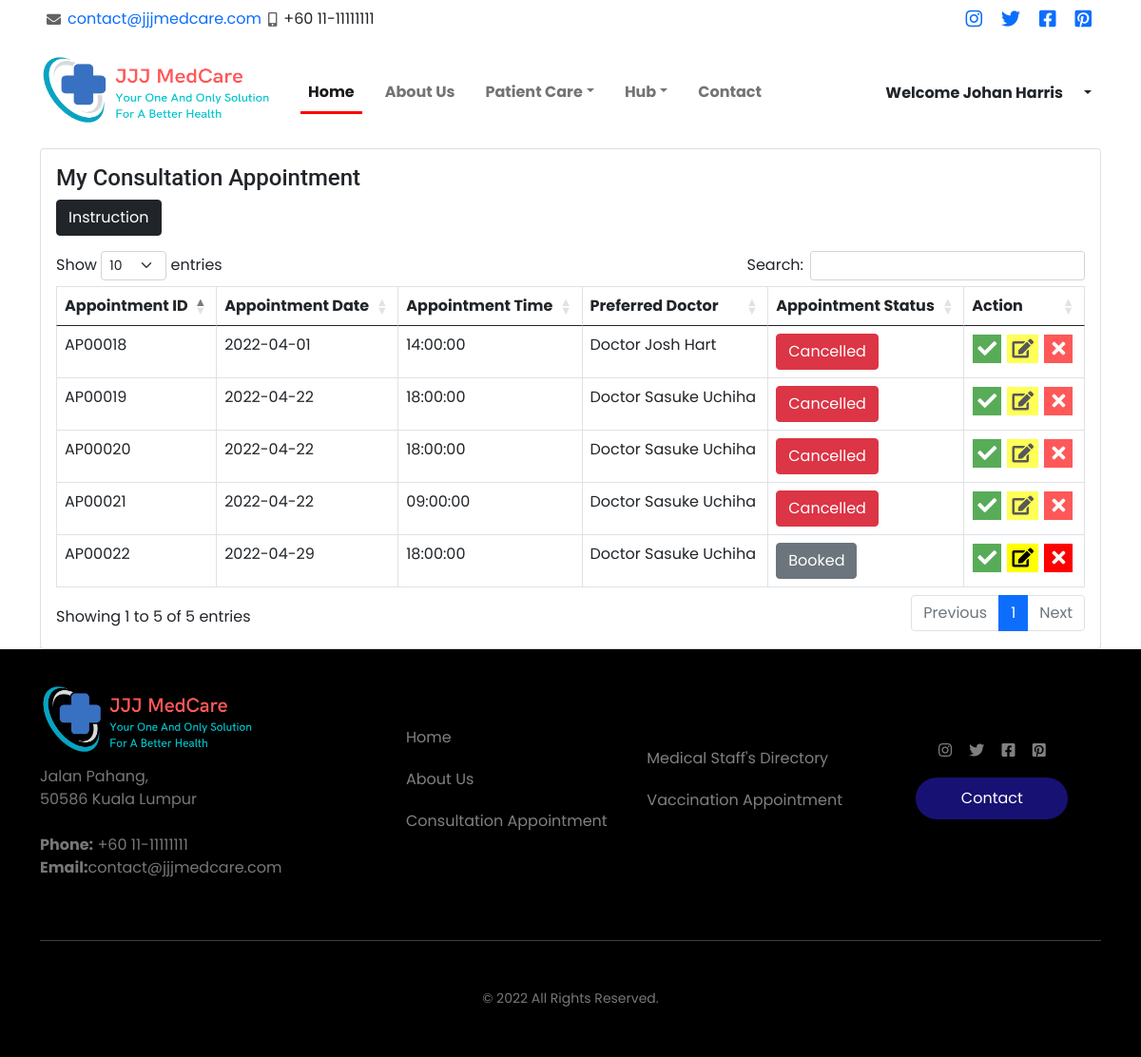
/userdashboard_appointment.php (signed in), run on an earlier commit of the app's database.
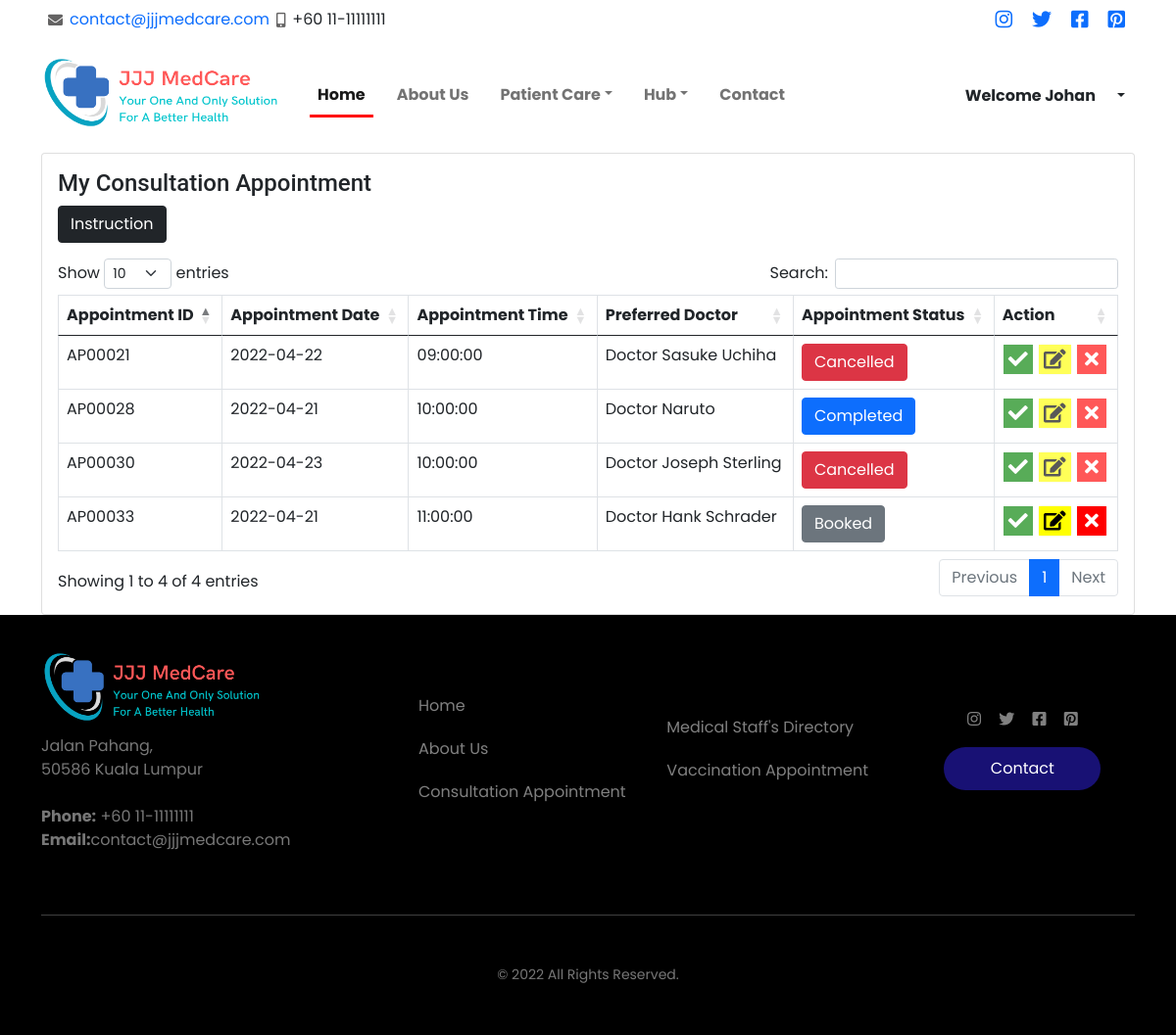
And on a later commit of the database.
### tables this page shows
CREATE TABLE `appointment` (
  `appointmentID` int(5) UNSIGNED ZEROFILL NOT NULL,
  `appointmentPrefix` varchar(2) NOT NULL DEFAULT 'AP',
  `appointmentDate` date NOT NULL,
  `appointmentTime` time NOT NULL,
  `appointmentReason` varchar(1000) NOT NULL,
  `appointmentStatus` varchar(10) NOT NULL,
  `staffId` int(5) UNSIGNED ZEROFILL NOT NULL,
  `userId` int(5) UNSIGNED ZEROFILL NOT NULL
);

CREATE TABLE `staff` (
  `staffPrefix` varchar(1) NOT NULL DEFAULT 'S',
  `staffId` int(5) UNSIGNED ZEROFILL NOT NULL,
  `staffName` varchar(50) NOT NULL,
  `staffEmail` varchar(50) NOT NULL,
  `staffPassword` varchar(50) NOT NULL,
  `staffPosition` varchar(50) NOT NULL,
  `staffDepartment` varchar(50) NOT NULL,
  `staffUsertype` varchar(50) NOT NULL DEFAULT 'staff',
  `staffPhone_number` varchar(50) NOT NULL,
  `staffGender` varchar(50) NOT NULL,
  `staffAddress` varchar(50) NOT NULL,
  `staffBirthdate` date NOT NULL,
  `staffImage_status` int(11) NOT NULL,
  `staffBiography` varchar(256) NOT NULL,
  `staffQualification` varchar(256) NOT NULL
);

### userdashboard_appointment.php (the view, shortened to what the changed rows need)
<?php
include 'connection.php';
?>
<!DoCTYPE html>
<html>
<head>
  <link rel="stylesheet" href="asset/css/userstyle.css?v=<?php echo time(); ?>">
  <?php include('asset/includes/cssCDN.php'); ?>
</head>
<body>
  <?php include('asset/includes/navBar.php'); ?>
  <section class="container">
    <div class="col-lg-12 grid-margin stretch-card">
      <div class="card">
        <div class="card-body">
          <h4 class="card-title">
            My Consultation Appointment
          </h4>
          <p>
            <button class="btn btn-dark" type="button" data-toggle="collapse" data-target="#collapseExample" aria-expanded="false" aria-controls="collapseExample">
            </button>
          </p>
          <div class="table-responsive">
            <table class="table table-hover table-bordered table-condensed" id="dataTableID" style="width:100%">
              <thead>
                <tr>
                  <th scope="col">Appointment ID</th>
                  <th scope="col">Appointment Date</th>
                  <th scope="col">Appointment Time</th>
                  <th scope="col">Preferred Doctor</th>
                  <th scope="col">Appointment Status</th>
                  <th scope="col">Action</th>
                </tr>
              </thead>
              <tbody>
                <?php
                $currentUser = $_SESSION['userId'];
                $viewSql = "SELECT * FROM `appointment` INNER JOIN `staff`  ON  appointment.staffId=staff.staffId
                INNER JOIN `user`  ON  appointment.userId=user.userId
                WHERE appointment.userId=$currentUser";
                $result = mysqli_query($data, $viewSql);
                while ($fetch = mysqli_fetch_array($result)) {
                  $aprefix = $fetch['appointmentPrefix'];
                  $aid = $fetch['appointmentID'];
                  $date = $fetch['appointmentDate'];
                  $time = $fetch['appointmentTime'];
                  $status = $fetch['appointmentStatus'];
                  $sname = $fetch['staffName'];
                  $currentDate = date("Y-m-d");
                  if ($status == "Booked") {
                    $color = "btn-secondary";
                    $error = "";
                    $tick = "disabled";
                  } else if ($status == "Scheduled") {
                    $color = "btn-warning";
                    $error = "";
                    $tick = "";
                  } else if ($status == "Confirmed") {
                    $color = "btn-success";
                    $error = "";
                    $tick = "";
                    $tick = "disabled";
                  } else if ($status == "Cancelled") {
                    $color = "btn-danger";
                    $error = "disabled";
                    $tick = "";
                  } else if ($status == "Completed") {
                    $color = "btn-primary";
                    $error = "disabled";
                    $tick = "";
                  }
                  if ($date < $currentDate) {
                    if ($status != "Completed") {
                      $status = "Cancelled";
                      $color = "btn-danger";
                      $error = "disabled";
                      $tick = "";
                    }
                  }
                ?>
                  <tr>
                    <td><?php echo $aprefix . "" . $aid; ?></td>
                    <td><?php echo $date; ?></td>
                    <td><?php echo $time; ?></td>
                    <td>Doctor <?php echo $sname; ?></td>
                    <td>
                      <button type="button" class="btn <?php echo $color; ?>">
                        <?php echo $status; ?>
                      </button>
                    </td>
                    <td class="action-button">
                      <button type="button" <?php echo $error ?><?php echo $tick ?> class="btn btn-light" data-bs-toggle="modal" data-bs-toggle="modal" data-bs-target="#accept<?php echo $aid; ?>">
                        <i class="fas fa-check"></i></button>
                      <button type="button" <?php echo $error ?> class="btn btn-light" data-bs-toggle="modal" data-bs-toggle="modal" data-bs-target="#schedule<?php echo $aid; ?>">
                        <i class="fas fa-edit"></i></button>
                      <button type="button" <?php echo $error ?> class="btn btn-light" data-bs-toggle="modal" data-bs-target="#cancel<?php echo $aid; ?>">
                        <i class="fas fa-close"></i></i></button>
                    </td>
                  </tr>
                <?php  }
                ?>
              </tbody>
            </table>
          </div>
        </div>
      </div>
    </div>
  </section>
</body>
</html>

### asset/includes/navBar.php (shortened to what the changed rows need)
<!doctype html>
<html>
<head>
  <link rel="stylesheet" href="asset/css/main.css">
  <link rel="stylesheet" href="asset/css/header.css">
  <link rel="stylesheet" href="asset/css/footer.css">
  <link href="https://cdnjs.cloudflare.com/ajax/libs/font-awesome/5.15.3/css/all.min.css" rel="stylesheet">
  <link rel="stylesheet" href="https://cdnjs.cloudflare.com/ajax/libs/font-awesome/4.7.0/css/font-awesome.min.css">
  <link href="https://cdn.jsdelivr.net/npm/bootstrap@5.0.0-beta2/dist/css/bootstrap.min.css" rel="stylesheet">
</head>
<body>
  <div class="container-fluid">
    <div class="container">
      <nav class="navbar navbar-expand-lg navbar-light">
        <div class="collapse navbar-collapse gx-4" id="toggleCollapse">
          <?php
          if (!isset($_SESSION['userName'])) {
          ?>
            <div class="ml-auto ms-auto">
              <div class="btn-group">
                <button type="button" class="btn">Welcome Guest</button>
                <button type="button" class="btn dropdown-toggle dropdown-toggle-split" data-toggle="dropdown" aria-haspopup="true" aria-expanded="false">
                  <span class="sr-only">Toggle Dropdown</span>
                </button>
                <div class="dropdown-menu">
                  <a class="dropdown-item" href="login.php">Login</a>
                  <a class="dropdown-item" href="registration.php">Register</a>
                </div>
              </div>
            <?php
          } else {
            ?>
              <div class="ml-auto ms-auto">
                <div class="btn-group">
                  <button type="button" class="btn">Welcome <?php echo $_SESSION['userName']; ?></button>
                  <button type="button" class="btn dropdown-toggle dropdown-toggle-split" data-toggle="dropdown" aria-haspopup="true" aria-expanded="false">
                  </button>
                </div>
              </div>
            <?php
          }
            ?>
            </div>
        </div>
    </div>
</html>

What changed in the data, as far as the page shows it:
removed appointment: appointmentPrefix "AP", appointmentID "00018", appointmentDate "2022-04-01", appointmentTime "14:00:00", staffId.staffName "Josh Hart", appointmentStatus "Cancelled"
removed appointment: appointmentPrefix "AP", appointmentID "00019", appointmentDate "2022-04-22", appointmentTime "18:00:00", staffId.staffName "Sasuke Uchiha", appointmentStatus "Cancelled"
removed appointment: appointmentPrefix "AP", appointmentID "00020", appointmentDate "2022-04-22", appointmentTime "18:00:00", staffId.staffName "Sasuke Uchiha", appointmentStatus "Cancelled"
removed appointment: appointmentPrefix "AP", appointmentID "00022", appointmentDate "2022-04-29", appointmentTime "18:00:00", staffId.staffName "Sasuke Uchiha", appointmentStatus "Booked"
added appointment: appointmentPrefix "AP", appointmentID "00028", appointmentDate "2022-04-21", appointmentTime "10:00:00", staffId.staffName "Naruto", appointmentStatus "Completed"
added appointment: appointmentPrefix "AP", appointmentID "00030", appointmentDate "2022-04-23", appointmentTime "10:00:00", staffId.staffName "Joseph Sterling", appointmentStatus "Cancelled"
added appointment: appointmentPrefix "AP", appointmentID "00033", appointmentDate "2022-04-21", appointmentTime "11:00:00", staffId.staffName "Hank Schrader", appointmentStatus "Booked"
Also different on the page:
$_SESSION['userName']: "Johan Harris" → "Johan"
text written by a page script: "Show entries Search: Showing 1 to 5 of 5 entries Previous 1 Next" → "Show entries Search: Showing 1 to 4 of 4 entries Previous 1 Next"
